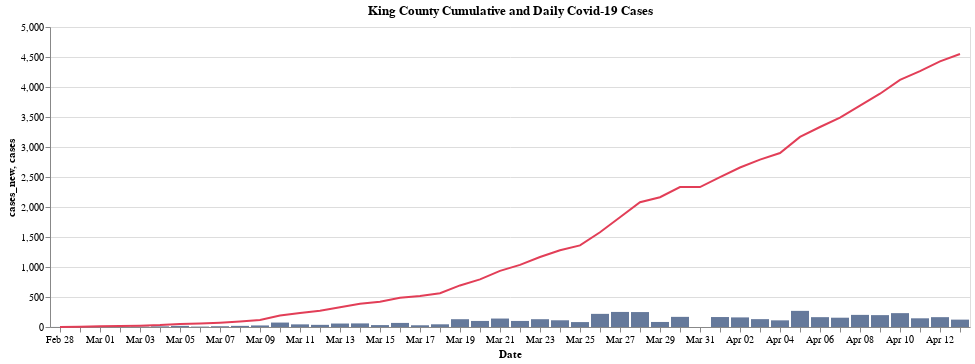

The cell this chart's notebook holds for it:
### Code cell
line = base.mark_line(color = '#e23e57').encode(y = 'cases', tooltip = 'cases')

(bars + line).properties(title = 'King County Cumulative and Daily Covid-19 Cases')

### Figure 1 — Vega-Lite specification as saved in the notebook (floating-point values rounded to 4 significant figures)
{"config": {"view": {"continuousWidth": 400, "continuousHeight": 300}}, "layer": [{"mark": {"type": "bar", "color": "#65799b"}, "encoding": {"tooltip": {"type": "quantitative", "field": "cases_new"}, "x": {"type": "ordinal", "field": "date", "timeUnit": "monthdate", "title": "Date"}, "y": {"type": "quantitative", "field": "cases_new"}}}, {"mark": {"type": "line", "color": "#e23e57"}, "encoding": {"tooltip": {"type": "quantitative", "field": "cases"}, "x": {"type": "ordinal", "field": "date", "timeUnit": "monthdate", "title": "Date"}, "y": {"type": "quantitative", "field": "cases"}}}], "data": {"name": "data-6994a85f4795a977f33efe96a901b065"}, "title": "King County Cumulative and Daily Covid-19 Cases", "$schema": "https://vega.github.io/schema/vega-lite/v4.0.0.json", "datasets": {"data-6994a85f4795a977f33efe96a901b065": [{"date": "2020-02-28T00:00:00", "cases": 1, "cases_new": 1}, {"date": "2020-02-29T00:00:00", "cases": 4, "cases_new": 3}, {"date": "2020-03-01T00:00:00", "cases": 11, "cases_new": 7}, {"date": "2020-03-02T00:00:00", "cases": 15, "cases_new": 4}, {"date": "2020-03-03T00:00:00", "cases": 22, "cases_new": 7}, {"date": "2020-03-04T00:00:00", "cases": 33, "cases_new": 11}, {"date": "2020-03-05T00:00:00", "cases": 52, "cases_new": 19}, {"date": "2020-03-06T00:00:00", "cases": 59, "cases_new": 7}, {"date": "2020-03-07T00:00:00", "cases": 72, "cases_new": 13}, {"date": "2020-03-08T00:00:00", "cases": 91, "cases_new": 19}, {"date": "2020-03-09T00:00:00", "cases": 117, "cases_new": 26}, {"date": "2020-03-10T00:00:00", "cases": 191, "cases_new": 74}, {"date": "2020-03-11T00:00:00", "cases": 235, "cases_new": 44}, {"date": "2020-03-12T00:00:00", "cases": 271, "cases_new": 36}, {"date": "2020-03-13T00:00:00", "cases": 329, "cases_new": 58}, {"date": "2020-03-14T00:00:00", "cases": 389, "cases_new": 60}, {"date": "2020-03-15T00:00:00", "cases": 421, "cases_new": 32}, {"date": "2020-03-16T00:00:00", "cases": 489, "cases_new": 68}, {"date": "2020-03-17T00:00:00", "cases": 518, "cases_new": 29}, {"date": "2020-03-18T00:00:00", "cases": 563, "cases_new": 45}, {"date": "2020-03-19T00:00:00", "cases": 693, "cases_new": 130}, {"date": "2020-03-20T00:00:00", "cases": 794, "cases_new": 101}, {"date": "2020-03-21T00:00:00", "cases": 935, "cases_new": 141}, {"date": "2020-03-22T00:00:00", "cases": 1036, "cases_new": 101}, {"date": "2020-03-23T00:00:00", "cases": 1166, "cases_new": 130}, {"date": "2020-03-24T00:00:00", "cases": 1278, "cases_new": 112}, {"date": "2020-03-25T00:00:00", "cases": 1360, "cases_new": 82}, {"date": "2020-03-26T00:00:00", "cases": 1579, "cases_new": 219}, {"date": "2020-03-27T00:00:00", "cases": 1830, "cases_new": 251}, {"date": "2020-03-28T00:00:00", "cases": 2079, "cases_new": 249}, {"date": "2020-03-29T00:00:00", "cases": 2163, "cases_new": 84}, {"date": "2020-03-30T00:00:00", "cases": 2332, "cases_new": 169}, {"date": "2020-03-31T00:00:00", "cases": 2332, "cases_new": 0}, {"date": "2020-04-01T00:00:00", "cases": 2498, "cases_new": 166}, {"date": "2020-04-02T00:00:00", "cases": 2658, "cases_new": 160}, {"date": "2020-04-03T00:00:00", "cases": 2789, "cases_new": 131}, {"date": "2020-04-04T00:00:00", "cases": 2900, "cases_new": 111}, {"date": "2020-04-05T00:00:00", "cases": 3169, "cases_new": 269}, {"date": "2020-04-06T00:00:00", "cases": 3333, "cases_new": 164}, {"date": "2020-04-07T00:00:00", "cases": 3488, "cases_new": 155}, {"date": "2020-04-08T00:00:00", "cases": 3690, "cases_new": 202}, {"date": "2020-04-09T00:00:00", "cases": 3888, "cases_new": 198}, {"date": "2020-04-10T00:00:00", "cases": 4119, "cases_new": 231}, {"date": "2020-04-11T00:00:00", "cases": 4264, "cases_new": 145}, {"date": "2020-04-12T00:00:00", "cases": 4428, "cases_new": 164}, {"date": "2020-04-13T00:00:00", "cases": 4551, "cases_new": 123}]}}
